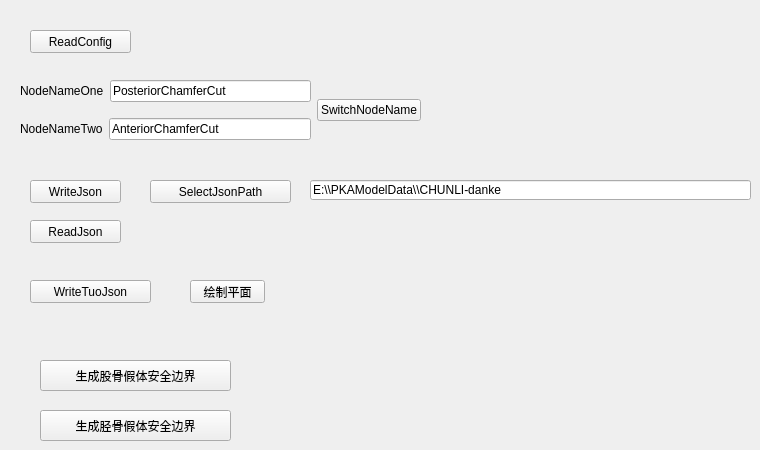
     <widget class="QWidget" name="tab_6">
      <attribute name="title">
       <string>页</string>
      </attribute>
      <widget class="QPushButton" name="ReadConfigBtn">
       <property name="geometry">
        <rect>
         <x>30</x>
         <y>30</y>
         <width>101</width>
         <height>23</height>
        </rect>
       </property>
       <property name="text">
        <string>ReadConfig</string>
       </property>
      </widget>
      <widget class="QWidget" name="horizontalLayoutWidget_11">
       <property name="geometry">
        <rect>
         <x>20</x>
         <y>70</y>
         <width>401</width>
         <height>80</height>
        </rect>
       </property>
       <layout class="QHBoxLayout" name="horizontalLayout_19">
        <item>
         <layout class="QVBoxLayout" name="verticalLayout_12">
          <item>
           <layout class="QHBoxLayout" name="horizontalLayout_17">
            <item>
             <widget class="QLabel" name="label_22">
              <property name="text">
               <string>NodeNameOne</string>
              </property>
             </widget>
            </item>
            <item>
             <widget class="QLineEdit" name="SwitchNodeNameOneLineEdit">
              <property name="text">
               <string>PosteriorChamferCut</string>
              </property>
             </widget>
            </item>
           </layout>
          </item>
          <item>
           <layout class="QHBoxLayout" name="horizontalLayout_18">
            <item>
             <widget class="QLabel" name="label_23">
              <property name="text">
               <string>NodeNameTwo</string>
              </property>
             </widget>
            </item>
            <item>
             <widget class="QLineEdit" name="SwitchNodeNameTwoLineEdit">
              <property name="text">
               <string>AnteriorChamferCut</string>
              </property>
             </widget>
            </item>
           </layout>
          </item>
         </layout>
        </item>
        <item>
         <widget class="QPushButton" name="SwitchNodeNameBtn">
          <property name="text">
           <string>SwitchNodeName</string>
          </property>
         </widget>
        </item>
       </layout>
      </widget>
      <widget class="QPushButton" name="WriteJsonBtn">
       <property name="geometry">
        <rect>
         <x>30</x>
         <y>180</y>
         <width>91</width>
         <height>23</height>
        </rect>
       </property>
       <property name="text">
        <string>WriteJson</string>
       </property>
      </widget>
      <widget class="QPushButton" name="SelectJsonPathBtn">
       <property name="geometry">
        <rect>
         <x>150</x>
         <y>180</y>
         <width>141</width>
         <height>23</height>
        </rect>
       </property>
       <property name="text">
        <string>SelectJsonPath</string>
       </property>
      </widget>
      <widget class="QLineEdit" name="WriteJsonPahtLineEdit">
       <property name="geometry">
        <rect>
         <x>310</x>
         <y>180</y>
         <width>441</width>
         <height>20</height>
        </rect>
       </property>
       <property name="text">
        <string>E:\\PKAModelData\\CHUNLI-danke</string>
       </property>
      </widget>
      <widget class="QPushButton" name="ReadJsonBtn">
       <property name="geometry">
        <rect>
         <x>30</x>
         <y>220</y>
         <width>91</width>
         <height>23</height>
        </rect>
       </property>
       <property name="text">
        <string>ReadJson</string>
       </property>
      </widget>
      <widget class="QPushButton" name="WriteTuoJsonBtn">
       <property name="geometry">
        <rect>
         <x>30</x>
         <y>280</y>
         <width>121</width>
         <height>23</height>
        </rect>
       </property>
       <property name="text">
        <string>WriteTuoJson</string>
       </property>
      </widget>
      <widget class="QPushButton" name="DrawPlaneBtn">
       <property name="geometry">
        <rect>
         <x>190</x>
         <y>280</y>
         <width>75</width>
         <height>23</height>
        </rect>
       </property>
       <property name="text">
        <string>绘制平面</string>
       </property>
      </widget>
      <widget class="QPushButton" name="GenerativeImplantSecurityBoundaryBtn">
       <property name="geometry">
        <rect>
         <x>40</x>
         <y>360</y>
         <width>191</width>
         <height>31</height>
        </rect>
       </property>
       <property name="text">
        <string>生成股骨假体安全边界</string>
       </property>
      </widget>
      <widget class="QPushButton" name="GenerativeTraySecurityBoundaryBtn">
       <property name="geometry">
        <rect>
         <x>40</x>
         <y>410</y>
         <width>191</width>
         <height>31</height>
        </rect>
       </property>
       <property name="text">
        <string>生成胫骨假体安全边界</string>
       </property>
      </widget>
     </widget>
